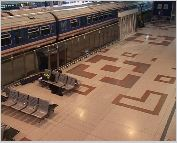
%> input picture Boundary Detection/background.JPG, 177 x 143 px
$ octave boundry_aman.m   (GNU Octave 9; MATLAB toolbox functions it lacks are replaced by stand-ins)
%> lines starting %> are read from the running program, lines starting %| are printed output that depends on the picture; in (x1, y1, x2, y2) boxes, pixels count from 0 and x2, y2 are one past the last pixel; in counts of white or black regions, pixels touching at a corner belong together; the program's own positions count from 1
clc;
close all;
clear;
figure;

Background=imread('background.jpg');
%> Background is the input picture: size 143x177x3 uint8; mean R, G, B 131, 104.1, 87.6
%Read Current Frame
CurrentFrame=imread('original.jpg');
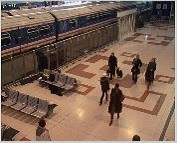
%> input picture Boundary Detection/original.JPG, 177 x 143 px
%> CurrentFrame is the input picture: size 143x177x3 uint8; mean R, G, B 124, 99.1, 84.4
%Display Background and Foreground

subplot(1,2,1);
imshow(Background);
title('BackGround');
subplot(1,2,2);
imshow(CurrentFrame);
title('Current Frame');

figure;
%Convert RGB 2 HSV
[Background_hsv]=rgb2hsv(Background);
%> Background_hsv: size 143x177x3 double; mean H, S, V 0.143, 0.358, 0.518
subplot(2,2,1);
imshow(Background_hsv);
title('HSV of background');

[Background_hsv]=round(Background_hsv);
%> Background_hsv: size 143x177x3 double; mean H, S, V 0.118, 0.121, 0.576
subplot(2,2,2);
imshow(Background_hsv);
title('HSV of background rounded');

[CurrentFrame_hsv]=rgb2hsv(CurrentFrame);
%> CurrentFrame_hsv: size 143x177x3 double; mean H, S, V 0.142, 0.364, 0.49
subplot(2,2,3);
imshow(CurrentFrame_hsv);
title('HSV of current frame');

[CurrentFrame_hsv]=round(CurrentFrame_hsv);
%> CurrentFrame_hsv: size 143x177x3 double; mean H, S, V 0.116, 0.149, 0.523
subplot(2,2,4);
imshow(CurrentFrame_hsv);
title('HSV of current frame rounded');


%rounding off step to convert all decimal valued pixels to integers
ni=round(Background)-round(CurrentFrame);

figure;
subplot(1,2,1);
imshow(ni);
title('subtracting background from current frame');
%converting rounded RGB to grayscale
ni=rgb2gray(ni);
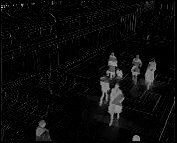
%> ni: size 143x177 uint8; min 0, max 201, mean 11.4
subplot(1,2,2);
imshow(ni);
title('Converted to grayscale');

%initialize BW image
[rows columns]=size(ni);
%> rows = 143; columns = 177

%global thresholding to convert it from gray scale to black and white
I = ni;
T = mean(I(:));
%> T = 11.39

threshhold_global=11.3896;

while 1
    It = im2bw(I,T/255);
    group1 = find(It == 1);
    group2 = find(It == 0);
    m1 = mean(mean(I(group1)));
    m2 = mean(mean(I(group2)));
    T1 = 0.5*(m1 + m2);
    T - T1
    if (T - T1 < 0.000001)
        break
    end
    T = T1;
end
%> this loop made 1 pass
%> (m1, m2, T1) on pass 1: (43.92, 1.91, 22.91)
%> pass 1, `It = im2bw(I,T/255);`:
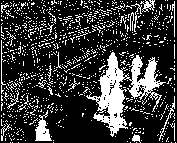
%> It: size 143x177 logical; 22.6% white; 972 white regions (949 under 20 px), largest, box (x1, y1, x2, y2) and area: (86, 52, 166, 137) 2258, (35, 110, 52, 141) 259, (140, 0, 155, 12) 85

T
%> T = 11.39

%thresholding by otsu's method
[level eff] = graythresh(I);
%> level = 0.212; eff = 0.785
level*255
%> ans = 54
eff
%> eff = 0.785


%Convert to Binary Image
for i=1:rows
for j=1:columns
if ni(i,j) >threshhold_global
BinaryImage1(i,j)=1;
else
BinaryImage1(i,j)=0;
end
end
end

figure;
subplot(2,2,1);
imhist(ni);
title('histogram of grayscaled image');


subplot(2,2,2);
imshow(BinaryImage1);
title('image using global threshhold');


%Convert to Binary Image using otsu's
for i=1:rows
for j=1:columns
if ni(i,j) >level*255
BinaryImage(i,j)=1;
else
BinaryImage(i,j)=0;
end
end
end
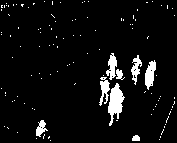
%> BinaryImage: size 143x177 double; values 0 (black) and 1 (white), 5.8% white; 116 white regions (108 under 20 px), largest, box (x1, y1, x2, y2) and area: (108, 83, 125, 126) 385, (145, 60, 156, 90) 207, (99, 77, 110, 106) 169


subplot(2,2,3);
imshow(BinaryImage);
title('image using otsu threshhold');
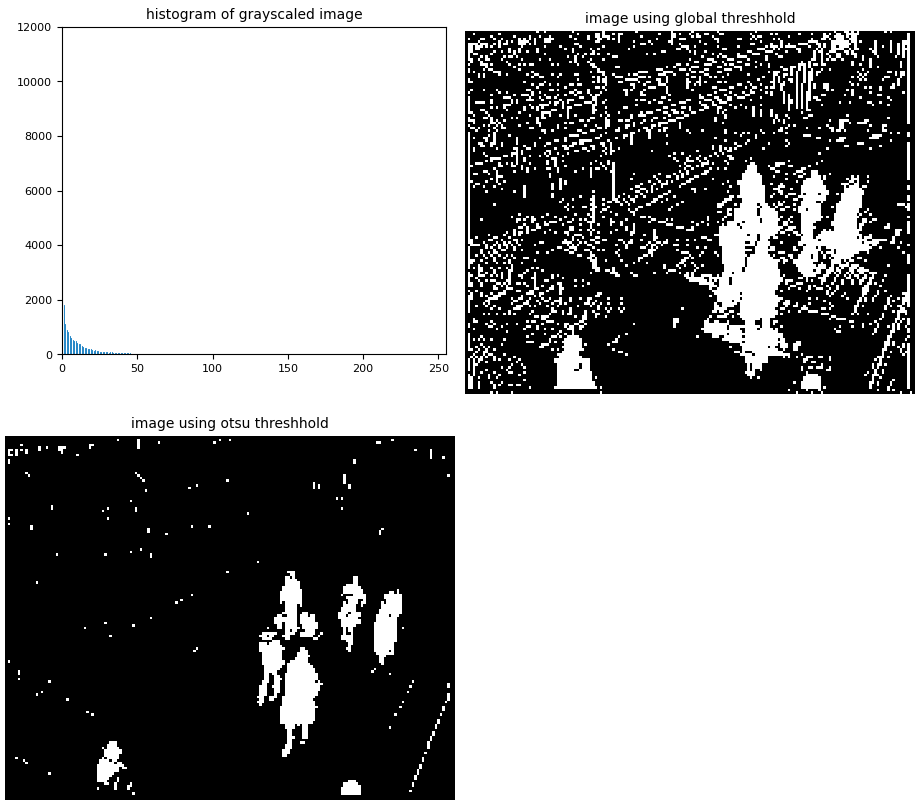
%> figure redrawn from the program's plot data, 3 panels

figure;
subplot(1,2,1);
imshow(BinaryImage);
title('Binary image');


bw = bwareaopen(BinaryImage,20);
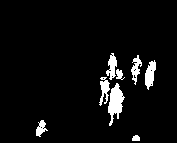
%> bw: size 143x177 logical; 5.1% white; 8 white regions, largest, box (x1, y1, x2, y2) and area: (108, 83, 125, 126) 385, (145, 60, 156, 90) 207, (99, 77, 110, 106) 169
a=edge(bw,'sobel',.1);
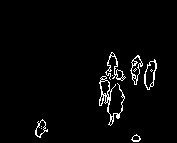
%> a: size 143x177 logical; 2.8% white in thin lines or dots, all inside (x1, y1, x2, y2) = (35, 52, 157, 142)
subplot(1,2,2);
imshow(bw);
title('After removing noise');

figure;
subplot(1,2,1);
imshow(a);
title('Edge detected');


cc = bwconncomp(bw,26);
%> cc = 8 connected components
%cc =

%    Connectivity: 26
  %     ImageSize: [143 177]
 %     NumObjects: 8
  %  PixelIdxList: {1x8 cell}


number  = cc.NumObjects;
%> number = 8
title(strcat('Number of persons detected : ',num2str(number)));
